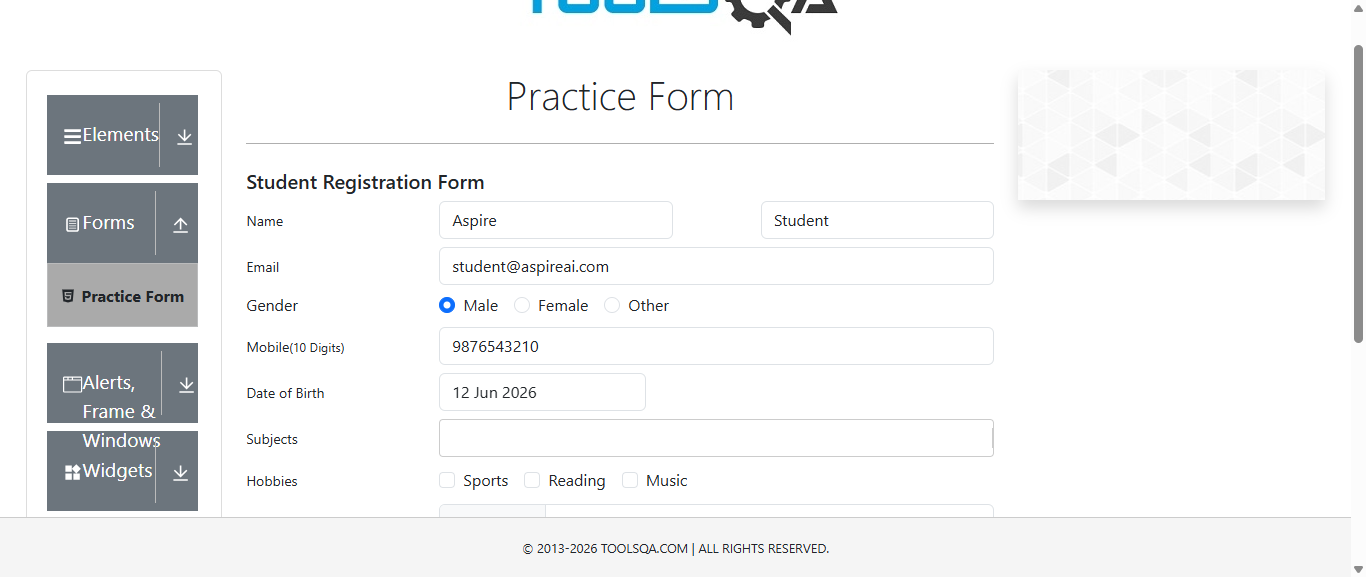
#> input picture web_automation/lab3_before_submit.png, 1366 x 577 px
$ python -i ocr.py   (imports and definitions only)
#> lines starting #> are read from the running program, lines starting #| are printed output that depends on the picture; after the words box and inside, x2 and y2 are one past the last pixel; in counts of white or black regions, pixels touching at a corner belong together
#> further down, picture is the input picture: shape (577, 1366, 3); mean B, G, R 241.9, 241.2, 240.3
import cv2
import pytesseract
import shutil
import os


# --------------------------------------------------
# TESSERACT PATH
# --------------------------------------------------

tesseract_path = shutil.which("tesseract")

if tesseract_path:

    pytesseract.pytesseract.tesseract_cmd = (
        tesseract_path
    )

elif os.path.exists(
    r"C:\Program Files\Tesseract-OCR\tesseract.exe"
):

    pytesseract.pytesseract.tesseract_cmd = (
        r"C:\Program Files\Tesseract-OCR\tesseract.exe"
    )
# --------------------------------------------------
# GET OCR CONFIDENCE
# --------------------------------------------------

# [42 lines left out: functions get_confidence, run_ocr, not called in this run]


# --------------------------------------------------
# PREPROCESS IMAGE
# --------------------------------------------------

def preprocess(image):

    # Resize image
    image = cv2.resize(
        image,
        None,
        fx=3,
        fy=3,
        interpolation=cv2.INTER_CUBIC
    )

    # Grayscale
    gray = cv2.cvtColor(
        image,
        cv2.COLOR_BGR2GRAY
    )

    # OTSU threshold
    otsu = cv2.threshold(
        gray,
        0,
        255,
        cv2.THRESH_BINARY + cv2.THRESH_OTSU
    )[1]
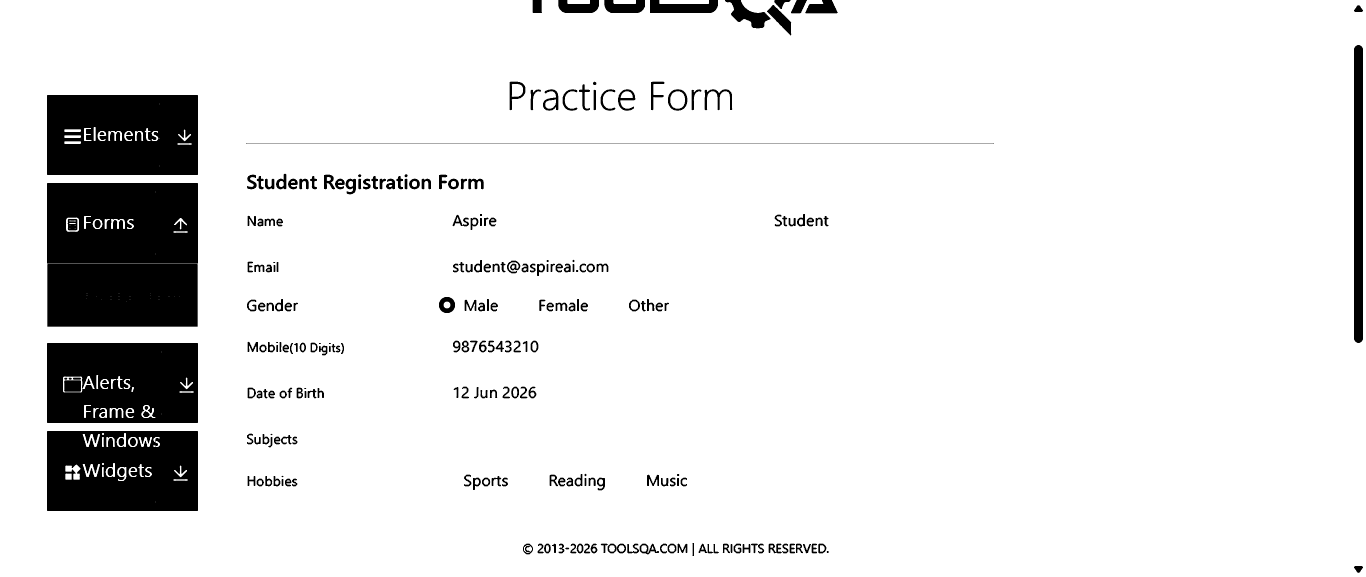
#> otsu: shape (1731, 4098) (shown at 1/3 size); 91.1% white; 260 black regions (7 under 20 px), largest, box (x1, y1, x2, y2) and area: (141, 549, 594, 980) 190099, (141, 285, 594, 525) 103998, (141, 1029, 594, 1269) 100375

    # Adaptive threshold
    adaptive = cv2.adaptiveThreshold(
        gray,
        255,
        cv2.ADAPTIVE_THRESH_GAUSSIAN_C,
        cv2.THRESH_BINARY,
        31,
        11
    )
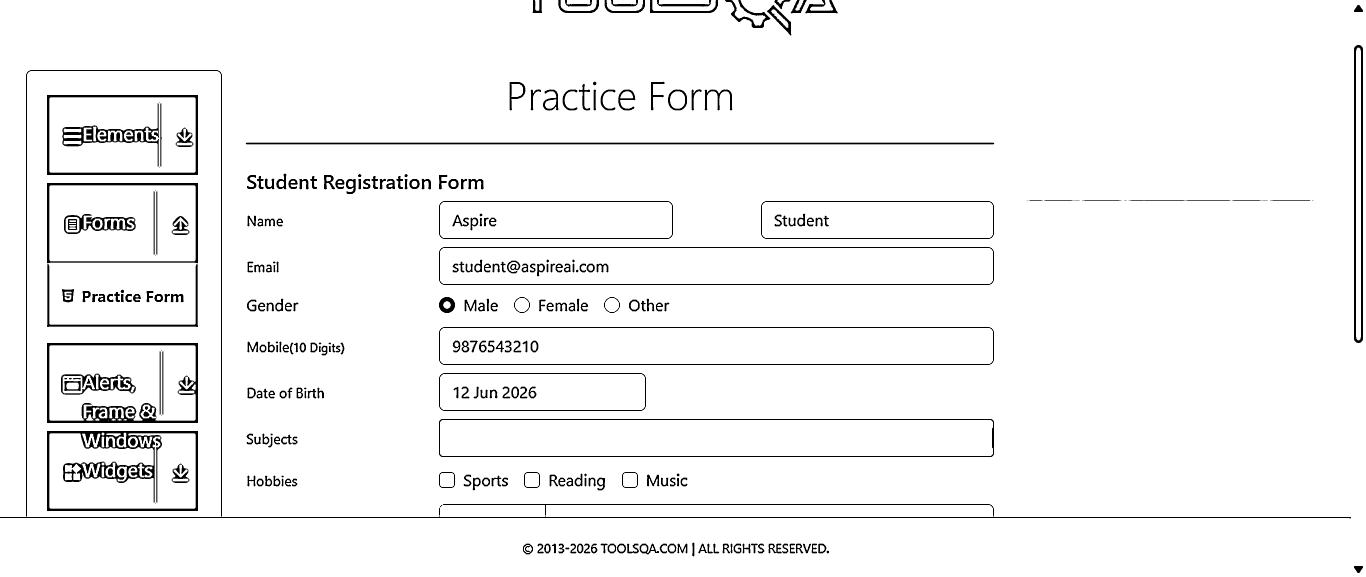
#> adaptive: shape (1731, 4098) (shown at 1/3 size); 96.1% white; 323 black regions (14 under 20 px), largest, box (x1, y1, x2, y2) and area: (0, 210, 4053, 1555) 27102, (141, 1293, 594, 1533) 21766, (141, 1029, 594, 1269) 15650

    return image, gray, otsu, adaptive


# --------------------------------------------------
# MAIN OCR FUNCTION
# --------------------------------------------------

# [92 lines left out: function extract_text, not called in this run]

>>> import cv2
>>> picture = cv2.imread('web_automation/lab3_before_submit.png')
>>> result = preprocess(picture)
